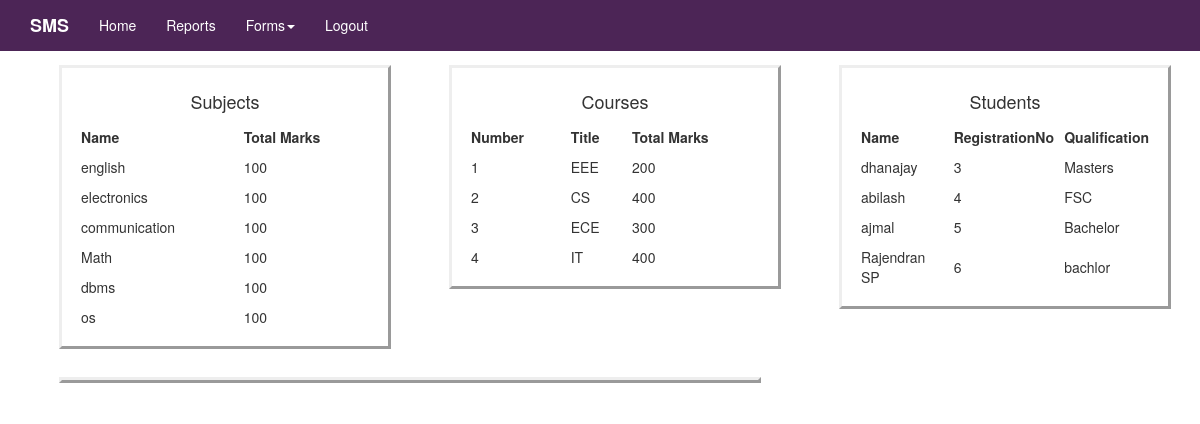
The app's page / (signed in) with its own data.
### course/models.py (models this page shows, shortened)
class Subject(models.Model):
    name = models.CharField(max_length=100)
    total_marks = models.IntegerField(default=0)
    @property
    def marks(self):
        return self.total_marks

class Course(models.Model):
    number = models.IntegerField(default=0)
    title = models.CharField(max_length=100)
    subject = models.ManyToManyField(Subject, related_name='subjects')
    total_marks = models.IntegerField(default=0)

### student/models.py (models this page shows, shortened)
class Student(models.Model):
    name = models.CharField(max_length=200)
    registrationNo = models.AutoField(primary_key=True)
    fatherName = models.CharField(max_length=200, blank=True, null=True)
    birthDay = models.DateField(default=date.today)
    qualification = models.CharField(max_length=100)
    course = models.ManyToManyField(Course, related_name='students')

### sms/views.py (the view)
# urls.py: path('', HomeView.as_view(), name='home'),
class HomeView(TemplateView):
    template_name = 'home.html'
    def get_context_data(self, **kwargs):
        context = super(HomeView, self).get_context_data(**kwargs)
        context['subjects'] = Subject.objects.all()
        context['students'] = Student.objects.all()
        context['courses'] = Course.objects.all()
        return context

### templates/home.html (shortened to what this page needs)
{% extends "base.html" %}
{% load staticfiles %}
{% block content %}
<div class="container">
    <div class="row">
        <div class="col-lg-4">
            <div style="margin: 1em; padding: 1em; border-style: outset;">
                <h4 style="text-align: center">Subjects</h4>
            <table style="width:100%">
              <tr>
                <th>Name</th>
                <th>Total Marks</th>
              </tr>
                {% for obj in subjects %}
                  <tr>
                    <td>{{ obj.name }}</td>
                    <td>{{ obj.marks }}</td>
                  </tr>
                {% endfor %}
            </table>
            </div>
        </div>
        <div class="col-lg-4">
                <div style="margin: 1em; padding: 1em; border-style: outset;">
                <h4 style="text-align: center">Courses</h4>
                <table style="width:100%">
                  <tr>
                    <th>Number</th>
                    <th>Title</th>
                    <th>Total Marks</th>
                  </tr>
                    {% for obj in courses %}
                      <tr>
                        <td>{{ obj.number }}</td>
                        <td>{{ obj.title }}</td>
                        <td>{{ obj.total_marks }}</td>
                      </tr>
                    {% endfor %}
            </table>
            </div>
        </div>
        <div class="col-lg-4">
            <div style="margin: 1em; padding: 1em; border-style: outset;">
                <h4 style="text-align: center">Students</h4>
                <table style="width:100%">
                  <tr>
                    <th>Name</th>
                    <th>RegistrationNo</th>
                    <th>Qualification</th>
                  </tr>
                    {% for obj in students %}
                      <tr>
                        <td>{{ obj.name }}</td>
                        <td>{{ obj.registrationNo }}</td>
                        <td>{{ obj.qualification }}</td>
                      </tr>
                    {% endfor %}
            </table>
            </div>
        </div>
    </div>
</div>
<div class="col-lg-8">
  <div style="margin: 1em; border-style: outset;">
  </div>
</div>
{% endblock %}

### templates/base.html (shortened to what this page needs)
{% load staticfiles %}
<!DOCTYPE html>
<html lang="en">
  <head>
    {% include 'basic/head_css.html' %}
  </head>
  <body>
  {% include 'basic/navbar.html' %}
    <div class="container">
            {% block content %}
            {% endblock %}
    </div>
  </body>
</html>

### templates/basic/head_css.html
{% load staticfiles %}
    <link rel="stylesheet" href="//maxcdn.bootstrapcdn.com/font-awesome/4.3.0/css/font-awesome.min.css">
    <link href="{% static 'css/bootstrap.min.css' %}" rel="stylesheet">
    <link href="{% static 'css/navbar-static-top.css' %}" rel="stylesheet">
     <link href="{% static 'css/custom.css' %}" rel="stylesheet">

### templates/basic/navbar.html (shortened to what this page needs)
   {% load staticfiles %}
    <nav class="navbar navbar-default navbar-static-top">
      <div class="container" style="color: white">
        <div class="navbar-header">
          <a class="navbar-brand" href="{% url 'home' %}">SMS</a>
        </div>
        <div id="navbar" class="navbar-collapse collapse">
          <ul class="nav navbar-nav">
              <li><a href="/">Home</a></li>
              <li><a href="{% url 'result:report' %}">Reports</a></li>
       <li class="dropdown">
          <a class="dropdown-toggle" data-toggle="dropdown" href="#">Forms<span class="caret"></span></a>
        </li>
          {% if request.user.is_authenticated %}
            <li><a href="{% url 'logout' %}">Logout</a></li>
            {% endif %}
          </ul>
        </div>
      </div>
    </nav>

### templates/basic/javascript.html (shortened to what this page needs)
{% load staticfiles %}

### static/css/navbar-static-top.css (style rules this page uses)
body { min-height: 1000px; }
.navbar-static-top { margin-bottom: 19px; background-color: #4c2556; border-color: #4c2556; }
.navbar-default .navbar-brand { color: white; font-weight: 900; }
.navbar-default .navbar-nav>li>a { color: white; }

### records on screen
Subject: name "english", marks "100"
Subject: name "electronics", marks "100"
Subject: name "communication", marks "100"
Subject: name "Math", marks "100"
Subject: name "dbms", marks "100"
Subject: name "os", marks "100"
Course: number "1", title "EEE", total_marks "200"
Course: number "2", title "CS", total_marks "400"
Course: number "3", title "ECE", total_marks "300"
Course: number "4", title "IT", total_marks "400"
Student: name "dhanajay", registrationNo "3", qualification "Masters"
Student: name "abilash", registrationNo "4", qualification "FSC"
Student: name "ajmal", registrationNo "5", qualification "Bachelor"
Student: name "Rajendran SP", registrationNo "6", qualification "bachlor"
